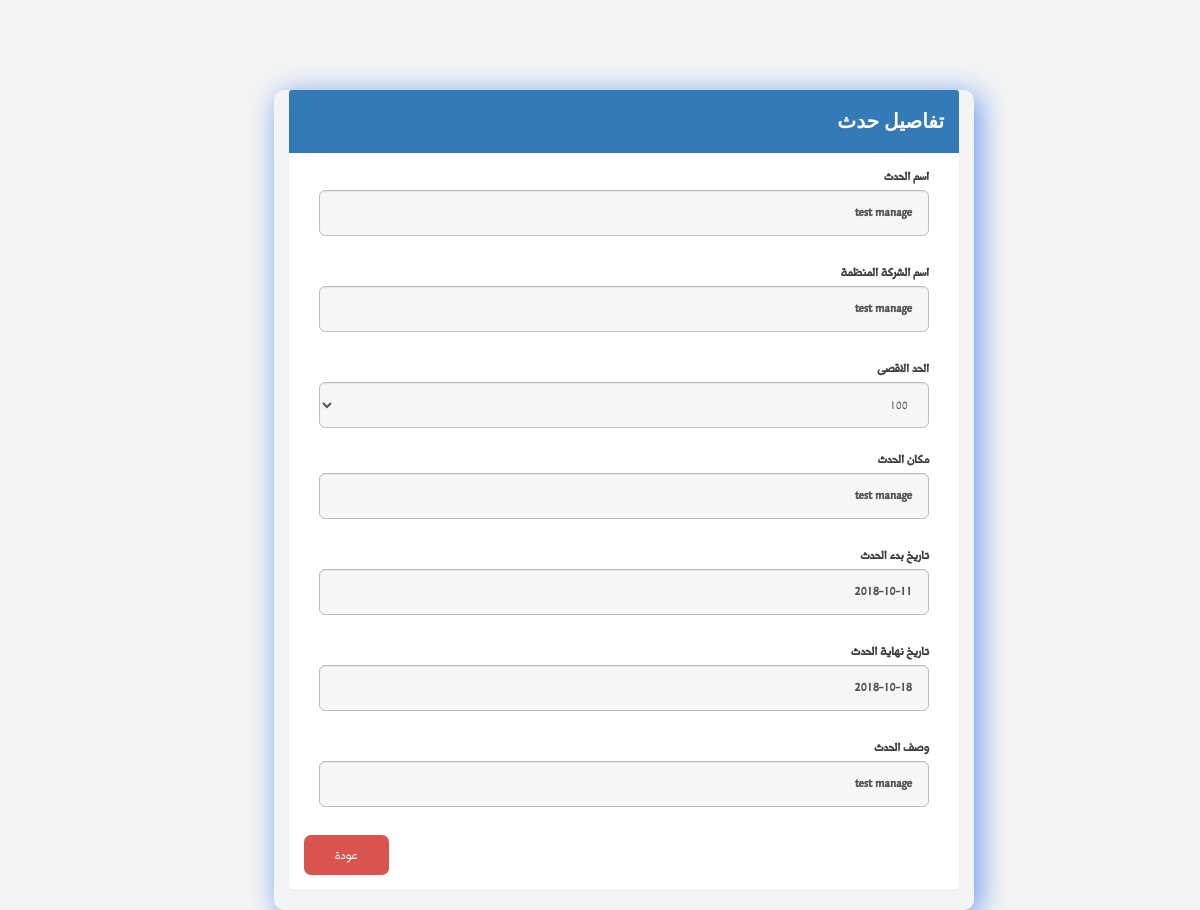
Page /eventDetails.php?eventid=49 on the committed database.
### tables this page shows
CREATE TABLE `event` (
  `event_ID` int(5) NOT NULL,
  `name_Event` varchar(30) NOT NULL,
  `descrption_Event` varchar(200) NOT NULL,
  `sartDate_Event` date NOT NULL,
  `endDate_Event` date NOT NULL,
  `location_Event` varchar(30) NOT NULL,
  `organization_name_Event` varchar(30) NOT NULL,
  `eventLink` varchar(140) NOT NULL,
  `maxNumOfAttendee` int(11) NOT NULL,
  `organizer_ID` int(11) NOT NULL,
  `VIPCode` int(5) NOT NULL
);

### eventDetails.php (the view, shortened to what this page needs)
<?php
require_once 'php/connectTosql.php';
$query = null;
if (isset($_GET['eventid']) && $_GET['eventid'] != '') {
 $eventId = $_GET['eventid'];
 $query   = mysqli_query($con, "SELECT * FROM event  WHERE event_ID ='$eventId' ") or die(mysqli_error($con));
} else {
 header('Location: myerrorpage.php');
}
if ($query) {
 $row              = mysqli_fetch_row($query);
 $eventName        = $row[1];
 $EventDescription = $row[2];
 $sdaytime         = $row[3];
 $edaytime         = $row[4];
 $location         = $row[5];
 $organizationName = $row[6];
 $maxAttendee      = $row[8];
}
?>
<!DOCTYPE html>
<html>
<head>
    <link rel="stylesheet" href="https://unpkg.com/purecss@1.0.0/build/pure-min.css">
    <link rel="stylesheet" href="css/layouts/custom.css">
    <link rel="stylesheet" href="css/font-awesome.min.css">
    <link rel="stylesheet" href="css/icon.css">
    <link rel="stylesheet" href="css/bootstrap.min.css">
    <link rel="stylesheet" href="css/main-rtl.css">
</head>
<body>
    <div class="mainContent">
        <div class="container">
            <div class="panel panel-primary">
                <div class="panel-heading">
                    <h4 class="panelTitle">تفاصيل حدث </h4>
                </div>
                <div class="panel-body">
                    <form action="" class="formDiv" method="post">
                        <div class="col-md-12">
                            <div class="form-group form-group-lg">
                                <label for="eventName" class="control-label"> اسم الحدث</label>
                                <label class="form-control" id="txtEventName" name="eventName">
                                    <?php echo $eventName ?></label>
                            </div>
                        </div>
                        <div class="col-md-12">
                            <div class="form-group form-group-lg">
                                <label for="txtOrganizer" class="control-label">اسم الشركة المنظمة</label>
                                <label class="form-control" id="txtOrganizer" name="organizer">
                                    <?php echo $organizationName ?></label>
                            </div>
                        </div>
                        <div class="col-md-12">
                            <div class="form-group form-group-lg">
                                <label for="txtMaxAttendee" class="control-label"> الحد الاقصى</label>
                                <select id="txtMaxAttendee" name="maxAttendee" class="form-control" style="enable:false"
                                    value="<?php echo $maxAttendee ?>">
                                    <option value="100" <?php if ($maxAttendee=="100" ) {echo ' selected="selected"'
                                        ;}?> >100</option>
                                </select>
                            </div>
                        </div>
                        <div class="col-md-12">
                            <div class="form-group form-group-lg">
                                <label for="txtLocation" class="control-label">مكان الحدث</label>
                                <label class="form-control" id="txtLocation" name="location">
                                    <?php echo $location ?></label>
                            </div>
                        </div>
                        <div class="col-md-12">
                            <div class="form-group form-group-lg">
                                <label for="txtSdaytime" class="control-label">تاريخ بدء الحدث</label>
                                <label class="form-control" id="txtSdaytime" name="sdaytime">
                                    <?php echo $sdaytime ?></label>
                            </div>
                        </div>
                        <div class="col-md-12">
                            <div class="form-group form-group-lg">
                                <label for="txtEdaytime" class="control-label">تاريخ نهاية الحدث</label>
                                <label class="form-control" id="txtEdaytime" name="edaytime">
                                    <?php echo $edaytime ?></label>
                            </div>
                        </div>
                        <div class="col-md-12">
                            <div class="form-group form-group-lg">
                                <label for="txtDescription" class="control-label">وصف الحدث</label>
                                <label class="form-control" id="txtDescription" rows="3" name="description">
                                    <?php echo $EventDescription ?></label>
                            </div>
                        </div>
                        <a href="/tactic/manageEvent.php" class="bodyform btn btn-nor-danger btn-sm">عودة</a>
                </div>
            </div>
        </div>
    </div>
</body>
</html>

### css/layouts/custom.css (style rules this page uses)
* { box-sizing: border-box; }
.mainContent { margin: 0; margin-right: 20%; width: 80%; height: 900px; }
.panel-primary { border-color: #337ab7; border: 0px !important; }
.form-group-lg .form-control { height: 46px; padding: 10px 16px; font-size: 17px !important; line-height: 1.3333333; border-radius: 6px; }
.panelTitle { font-weight: bold; font-size: 20px; font-family: 'Noto Nastaliq Urdu Draft', serif; text-decoration: none; }
.container { position: relative; left: 15%; top: 10%; z-index: 0; border-radius: 10px; box-shadow: 5px 5px 30px cornflowerblue; max-width: 700px; text-align: right; }
::placeholder { text-align: right; }
form .btn { float: left; }
body { margin: 0; }

### css/main-rtl.css (style rules this page uses)
body { background: #f4f4f4 url(../images/bg.jpg) center top no-repeat; background-size: 100% }
html, body { margin: 0; padding: 0 }
body { line-height: 1 }
body { font-size: 14px; color: #404040; overflow: auto; margin: 0 auto; padding: 0; font-family: "Midan W20"; direction: rtl; min-width: 320px; max-width: 2200px }
a { text-decoration: none !important }
.form-control { background: #f7f7f7; border: 1px solid #bcbec2; }
.form-group label { font-size: 17px; position: relative; }
.btn, a { transition: all .3s ease; -webkit-transition: all .3s ease; -moz-transition: all .3s ease; -ms-transition: all .3s ease }
.btn-nor-danger, .btn-nor-danger:link, .btn-nor-danger:visited, .btn-nor-danger:focus { background: #D9534F !important; border: 1px solid transparent; color: #fff !important; border-radius: 7px; margin-right: 15px; font-size: 18px; padding: 0 30px; height: 40px; line-height: 38px; }
.form-group-lg select.form-control { padding: 0 16px; font-size: 24px; }
.form-group { position: relative; padding-bottom: 8px; }
@media (min-width: 992px) { .col-md-1, .col-md-10, .col-md-11, .col-md-12, .col-md-2, .col-md-3, .col-md-4, .col-md-5, .col-md-6, .col-md-7, .col-md-8, .col-md-9 { float: right !important } }

### rows in the picture
event: name_Event "test manage", organization_name_Event "test manage", maxAttendee "100", location_Event "test manage", sartDate_Event "2018-10-11", endDate_Event "2018-10-18", descrption_Event "test manage"
